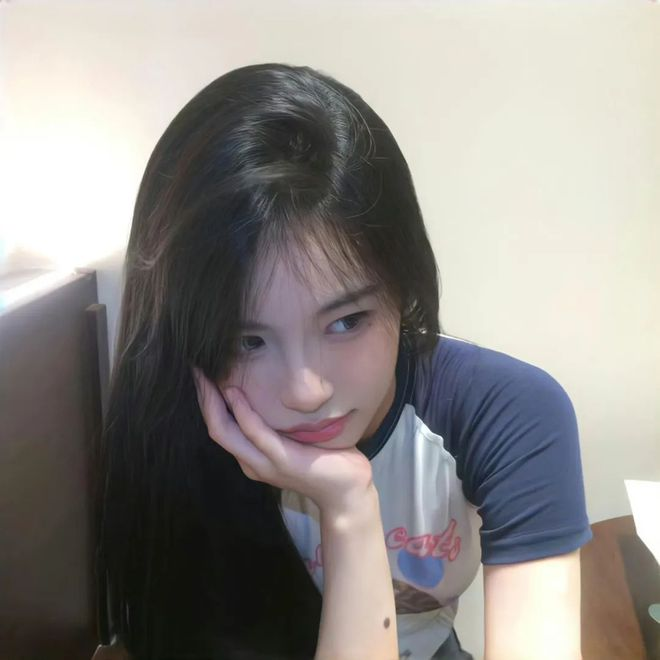
#> input picture 程文金/week04/test_img.jpeg, 660 x 660 px
$ python jiaoyan.py
#> lines starting #> are read from the running program, lines starting #| are printed output that depends on the picture; after the words box and inside, x2 and y2 are one past the last pixel; in counts of white or black regions, pixels touching at a corner belong together

import cv2
import random

def jiaoyanNoice(src, percentage):
    img = src
    num = int(percentage * src.shape[0] * src.shape[1])
    for i in range(num):
        srcX = random.randint(0, src.shape[0] - 1)
        srcY = random.randint(0, src.shape[1] - 1)

        if random.random() <= 0.5:
            img[srcX, srcY] = 0
        else:
            img[srcX, srcY] = 255
    return img

img = cv2.imread("test_img.jpeg", 0)
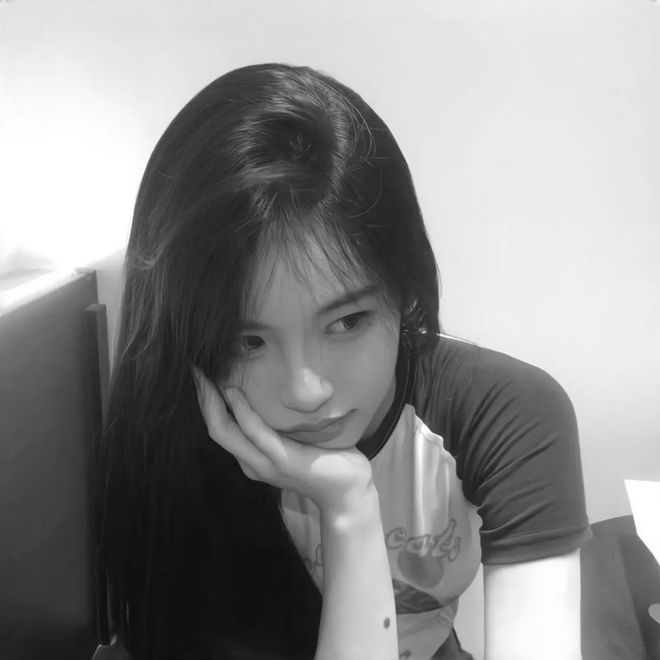
#> img: shape (660, 660); min 10, max 255, mean 141.9
img1 = jiaoyanNoice(img,  0.01)
#> after the loop in jiaoyanNoice, `for i in range(num):`:
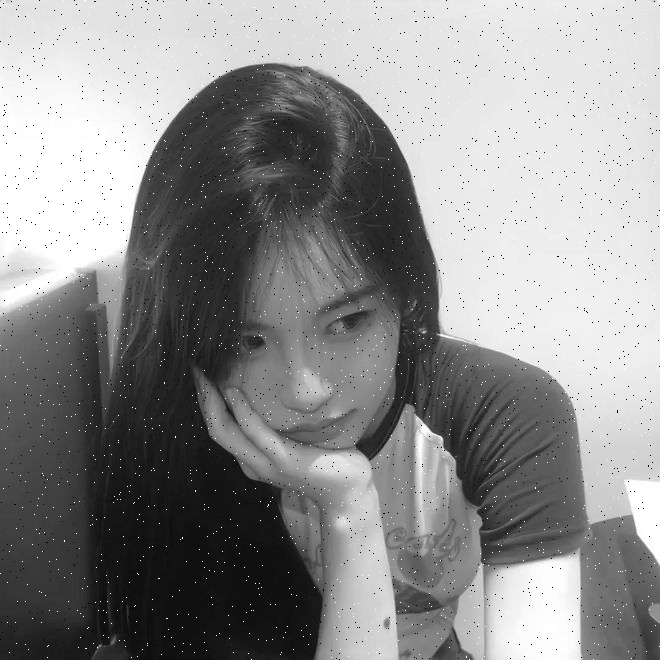
#> img: shape (660, 660); 0.98% of pixels changed, all inside (x1, y1, x2, y2) = (0, 0, 660, 660)
img = cv2.imread("test_img.jpeg")
#> img is the input picture: shape (660, 660, 3); mean B, G, R 137.7, 141.2, 144.9
img2 = cv2.cvtColor(img, cv2.COLOR_BGR2GRAY)
cv2.imshow("source", img2)
cv2.imshow("gosi_noice", img1)
cv2.waitKey(0)
